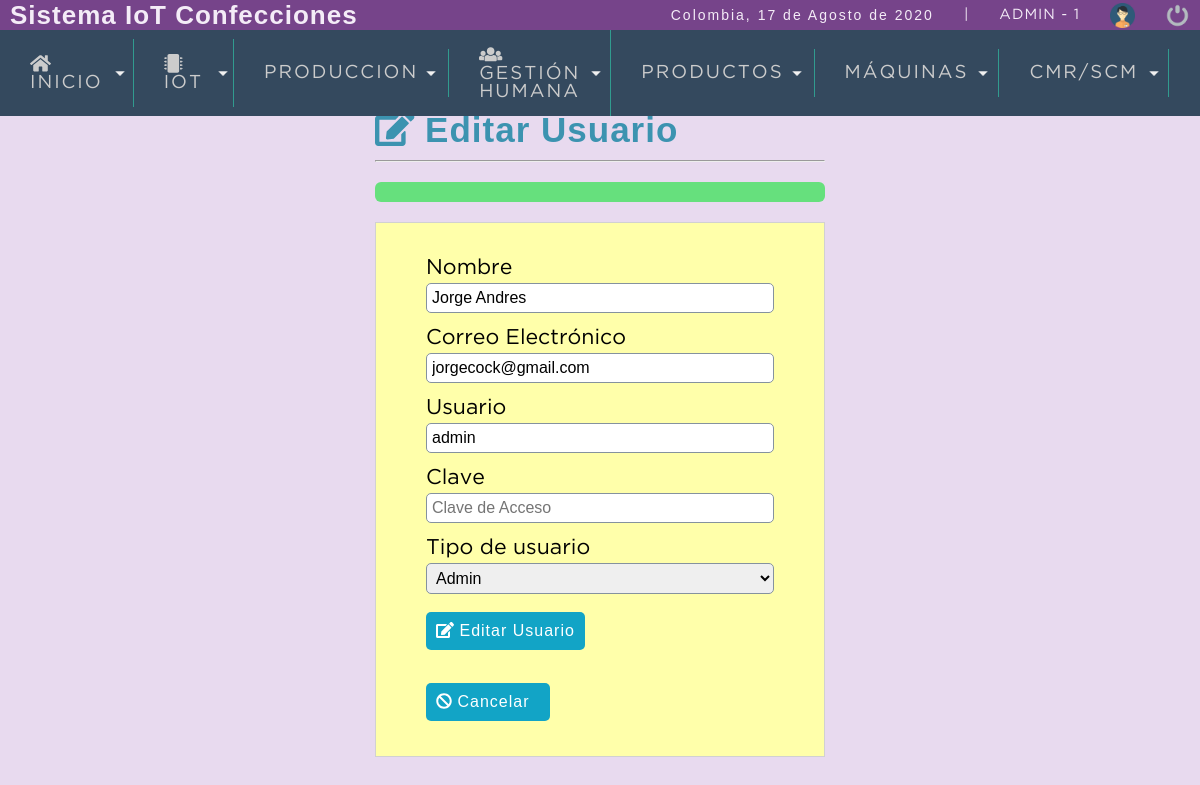
/sistema/editar_usuario.php?id=1 (signed in), run on the app's committed database.
### tables this page shows
CREATE TABLE `usuario` (
  `idusuario` int(11) NOT NULL,
  `nombre` varchar(50) DEFAULT NULL,
  `correo` varchar(100) DEFAULT NULL,
  `usuario` varchar(15) DEFAULT NULL,
  `clave` varchar(100) DEFAULT NULL,
  `rol` int(11) DEFAULT NULL,
  `status` int(11) NOT NULL DEFAULT 1,
  `created_at` datetime DEFAULT current_timestamp(),
  `updated_at` datetime DEFAULT NULL,
  `deleted_at` datetime DEFAULT NULL
);

CREATE TABLE `rol` (
  `idrol` int(11) NOT NULL,
  `rol` varchar(20) DEFAULT NULL,
  `status` int(11) NOT NULL DEFAULT 1,
  `created_at` datetime DEFAULT current_timestamp(),
  `updated_at` datetime DEFAULT NULL,
  `deleted_at` datetime DEFAULT NULL
);

### sistema/editar_usuario.php (the view, shortened to what this page needs)
<?php
	$idusuario=$_REQUEST['id'];
	include "../conexion.php";
	$sql=mysqli_query($conexion,"SELECT u.idusuario, u.nombre, u.correo, u.usuario, u.rol as idrol, r.rol as rol FROM usuario u INNER JOIN rol r on u.rol= r.idrol WHERE (u.idusuario=$idusuario AND u.status=1)");
	$result_sql=mysqli_num_rows($sql);
	if ($result_sql==0){
		header('location: lista_usuarios.php');
	}else{
		while ($data=mysqli_fetch_array($sql)) {
			$nombre=$data['nombre'];
			$correo=$data['correo'];
			$usuario=$data['usuario'];
			$idrol=$data['idrol'];
		}
	}
?>
<!DOCTYPE html>
<html lang="en">
<head>
	<?php  include "includes/scripts.php"; ?>
</head>
<body>
	<?php  include "includes/header.php"; ?>
	<section id="container">
		<div class="form_register">
			<h1><i class="fas fa-edit"></i> Editar Usuario</h1>
			<hr>
			<div class="alert"> <?php echo isset($alert) ? $alert : ''; ?></div>
			<form action="" method="post">
				<label for='nombre'>Nombre</label>
				<input type="text" name="nombre" id="nombre" placeholder="Nombre Completo" value="<?php echo $nombre; ?>">
				<label for='correo'>Correo Electrónico</label>
				<input type="email" name="correo" id="correo" placeholder="Correo Electrónico" value="<?php echo $correo; ?>">
				<label for="usuario">Usuario</label>
				<input type="text" name="usuario" id="usuario" placeholder="Usuario" value="<?php echo $usuario; ?>">
				<label for="clave">Clave</label>
				<input type="password" name="clave" id="clave" placeholder="Clave de Acceso" >
				<label for="rol">Tipo de usuario</label>
				<?php
					include "../conexion.php";
					$query_rol = mysqli_query($conexion,"SELECT * FROM rol");
					$result_rol = mysqli_num_rows($query_rol);
				?>
				<select name="rol" id="rol" class="notItemOne">
					<?php
						if($result_rol>0){
							while ($rol_a= mysqli_fetch_array($query_rol)) { ?>
								<option value="<?php echo $rol_a["idrol"]; ?>"
									<?php if($idrol==$rol_a["idrol"]){echo " selected";} ?>>
									<?php echo $rol_a["rol"];?>
								</option><?php
							}
						}
					?>
				</select>
				<br>
				<button type="submit" class="btn_save"><i class="fas fa-edit"></i> Editar Usuario</button>
				<br>
				<a class="btn_cancel" href="lista_usuarios.php"><i class="fas fa-ban"></i> Cancelar</a>
			</form>
		</div>
	</section>
</body>
</html>

### sistema/css/style1.css (style rules this page uses)
* { margin: 0; padding: 0; box-sizing: border-box; }
body { background: #E8DAEF; }
h1, h2, h3, h4, h5, h6 { font-family: 'arial'; font-weight: bold; letter-spacing: 1px; }
h1 { font-size: 26px; }
a { text-decoration: none; font-family: arial; letter-spacing: 1px; }
#container { padding: 90px 15px 15px; }
.form_register { width: 450px; margin: auto; margin-top: 20px; }
.form_register h1 { color: #3c93b0; }
hr { border: 1 background: #AAA; height: 2px; margin: 10px 0; display: block; }
form { background: #FFA; margin: auto; padding: 20px 50px; border: 1px solid #d1d1d1; }
label { display: block; font-size: 16pt; font-family: 'GothamBook'; margin: 15px auto 5px auto; }
input,select { display: block; width: 100%; font-size: 12pt; padding: 5px; border: 1px solid #85929e; border-radius: 5px; }
.btn_save { font-size: 12pt; background: #12a4c6; padding: 10px; color: #FFF; letter-spacing: 1px; border: 0; cursor: pointer; margin: 30 auto 15px auto; display: block; border-radius: 5px; }
.btn_cancel { font-size: 12pt; background: #12a4c6; padding: 10px; color: #FFF; letter-spacing: 1px; border: 0; cursor: pointer; margin: 30 auto 15px auto; display: block; border-radius: 5px; }
.alert { width: 100%; background: #66e07d; border-radius: 6px; margin: 20px auto; }
.alert { padding: 10px; }
#container h1 { font-size: 35px; display: inline-block; }
.btn_cancel,.btn_ok { width: 124px; display: inline-block; border-radius: 5px; font-size: 12pt; background: #12a4c6; padding: 10px; color: #FFF; letter-spacing: 1px; border: 0; cursor: pointer; margin: 15px auto; }

### data on the page
usuario: nombre "Jorge Andres", correo "jorgecock@gmail.com", usuario "admin", rol "Admin"

### other printed values
fechaC() "17 de Agosto de 2020"
$_SESSION['user'] "ADMIN"
$_SESSION['rol'] "1"
